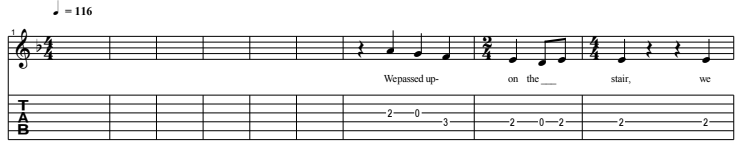
#> input picture partitura2.png, 742 x 162 px
$ python read-img.py
#> lines starting #> are read from the running program, lines starting #| are printed output that depends on the picture; after the words box and inside, x2 and y2 are one past the last pixel; in counts of white or black regions, pixels touching at a corner belong together
import cv2
import numpy as np
import matplotlib.pyplot as plt

imagen = cv2.imread("partitura2.png")
#> imagen is the input picture: shape (162, 742, 3); min 0, max 255, mean 233.7
gris = cv2.cvtColor(imagen, cv2.COLOR_BGR2GRAY)

_, umbral = cv2.threshold(
    gris,
    150,
    255,
    cv2.THRESH_BINARY_INV
)
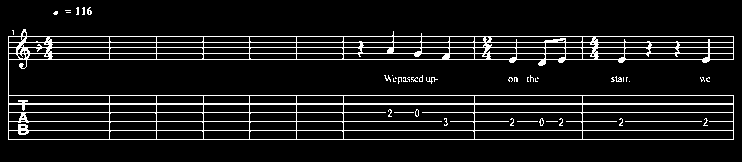
#> umbral: shape (162, 742); 9.1% white in thin lines or dots, all inside (x1, y1, x2, y2) = (8, 7, 734, 140)

# Kernel horizontal
kernel = cv2.getStructuringElement(
    cv2.MORPH_RECT,
    (50,1)
)

# Detectar líneas horizontales
kernel = cv2.getStructuringElement(cv2.MORPH_RECT, (80,1))

horizontal = cv2.morphologyEx(
    umbral,
    cv2.MORPH_OPEN,
    kernel
)
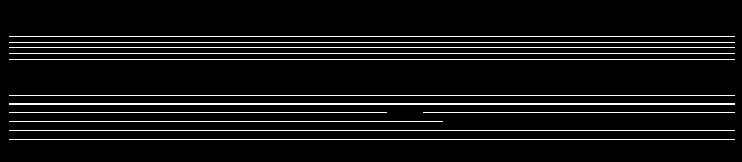
#> horizontal: shape (162, 742); 7% white in thin lines or dots, all inside (x1, y1, x2, y2) = (9, 36, 735, 140)

plt.figure(figsize=(14,8))
plt.imshow(horizontal, cmap="gray")
plt.title("Líneas horizontales")
plt.show()

contornos, _ = cv2.findContours(
    horizontal,
    cv2.RETR_EXTERNAL,
    cv2.CHAIN_APPROX_SIMPLE
)
#> contornos = 12 contours, 11 with area under 20; largest, box (x1, y1, x2, y2) and area: (9, 103, 735, 105) 725

for c in contornos:

    x,y,w,h = cv2.boundingRect(c)

    if w > 300:      # ajustar según la imagen
        print(y)
#> this loop made 12 passes
#> (c, x, y, w, h) on passes 1 to 11: ([[9, 139], [734, 139]], 9, 139, 726, 1), ([[9, 130], [734, 130]], 9, 130, 726, 1), ([[9, 121], [442, 121]], 9, 121, 434, 1), ([[423, 112], [734, 112]], 423, 112, 312, 1), ([[9, 112], [386, 112]], 9, 112, 378, 1), ([[9, 103], [9, 104], [734, 104], [734, 103]], 9, 103, 726, 2), ([[9, 95], [734, 95]], 9, 95, 726, 1), ([[9, 59], [734, 59]], 9, 59, 726, 1), ([[9, 53], [734, 53]], 9, 53, 726, 1), ([[9, 47], [734, 47]], 9, 47, 726, 1), ([[9, 42], [734, 42]], 9, 42, 726, 1)
#| 139
#| 130
#| 121
#| 112
#| 112
#| 103
#| 95
#| 59
#> (further printed lines are left out)

$ run again, with partitura3.png copied over partitura2.png
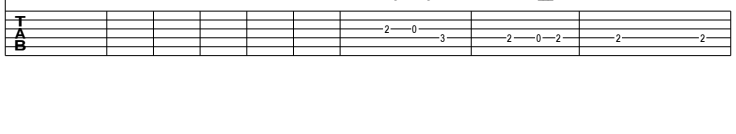
#> input picture partitura3.png, 736 x 134 px
#> imagen is the input picture: shape (134, 736, 3); min 0, max 255, mean 242.1
#> `_, umbral = cv2.threshold( gris, 150, 255, cv2.THRESH_BINARY_INV )`:
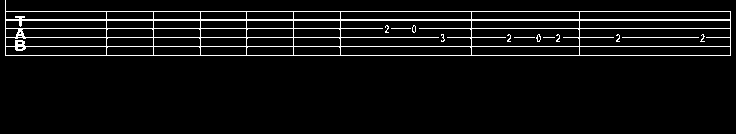
#> umbral: shape (134, 736); 5.8% white in thin lines or dots, all inside (x1, y1, x2, y2) = (5, 0, 731, 56)
#> `horizontal = cv2.morphologyEx( umbral, cv2.MORPH_OPEN, kernel )`:
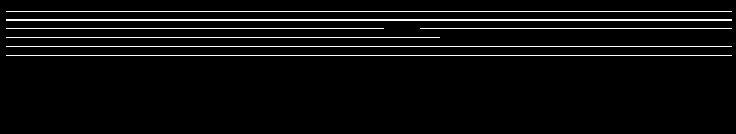
#> horizontal: shape (134, 736); 4.8% white in thin lines or dots, all inside (x1, y1, x2, y2) = (6, 11, 732, 56)
#> contornos = 7 contours, 6 with area under 20; largest, box (x1, y1, x2, y2) and area: (6, 19, 732, 21) 725
#> the loop `for c in contornos: ` made 7 passes
#> (c, x, y, w, h) on passes 1 to 7: ([[6, 55], [731, 55]], 6, 55, 726, 1), ([[6, 46], [731, 46]], 6, 46, 726, 1), ([[6, 37], [439, 37]], 6, 37, 434, 1), ([[420, 28], [731, 28]], 420, 28, 312, 1), ([[6, 28], [383, 28]], 6, 28, 378, 1), ([[6, 19], [6, 20], [731, 20], [731, 19]], 6, 19, 726, 2), ([[6, 11], [731, 11]], 6, 11, 726, 1)
#> (printed output is left out)
